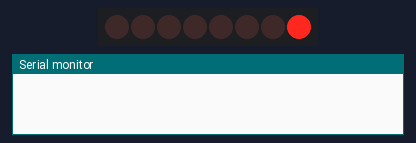
This sketch was run on a simulated Arduino Uno, built with avr-gcc and run on an emulated ATmega328P. On the bench: 8 shift-register outputs drawn as a row of LEDs (first output left, lit = HIGH), the last lines printed to the serial monitor. Wiring (inferred from the names in the program): shift register (74HC595): data pin 12; shift clock pin 9; latch pin 11. Wiring (inferred from the signals the program sends): row of LEDs: on Q0, Q1, Q2, Q3, Q4, Q5, Q6, Q7.

Above: at 0.2 s.
At 1.2 s:
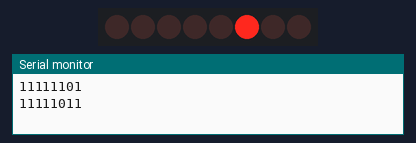
At 1.7 s:
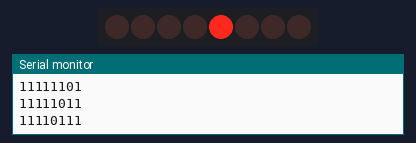
At 2.2 s:
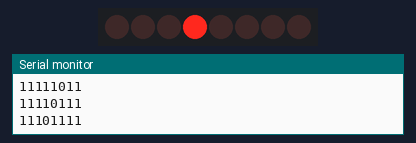
At 3.2 s:
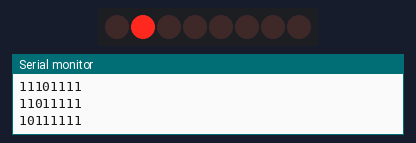
At 4.7 s:
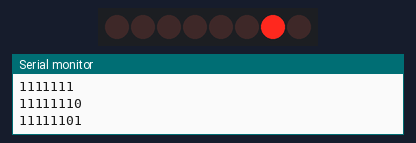
Timing chart, 0 to 5.2 s (numbered marks = the images above):
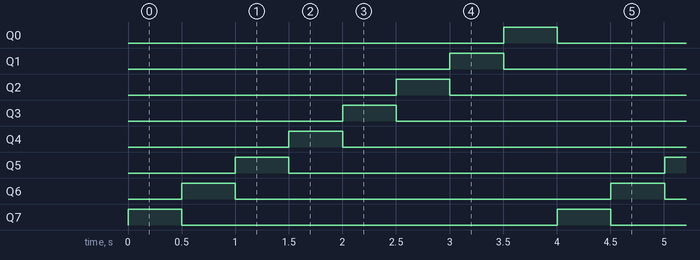

The sketch:

circular_shift.ino
```cpp
int latchPin = 11; //Ouput Register Clock
int clockPin = 9;  //Shift Register Clock
int dataPin = 12;  //Input

int timer = 500;

byte LEDs = 0b11111110;

void setup ()
{
    Serial.begin(9600);
  	pinMode(latchPin, OUTPUT);
  	pinMode(clockPin, OUTPUT);
  	pinMode(dataPin, OUTPUT);

}

void loop ()
{
  		//Cicular Shift Left
  		digitalWrite(latchPin, LOW);
  		shiftOut(dataPin, clockPin, LSBFIRST, LEDs); //Set Data Ouput Pin from Arduino
  		digitalWrite(latchPin, HIGH);
    	delay(timer);

      	LEDs = (LEDs/128) + (LEDs*2);
      	Serial.println(LEDs, BIN);

  		//delay(100);

  		//Circular Shift Right
  		//digitalWrite(latchPin, LOW);
  		//shiftOut(dataPin, clockPin, LSBFIRST, LEDs); //Set Data Ouput Pin from Arduino
  		//digitalWrite(latchPin, HIGH);
    	//delay(timer);

      	//LEDs = (LEDs*128) + (LEDs/2);
      	//Serial.println(LEDs, BIN);

}
```

Measured:
- by itself, Q0–7: alternates HIGH for 0.50 s and LOW for 3.5 s
- by itself, everything shown: repeats every 4.0 s, in 8 steps
